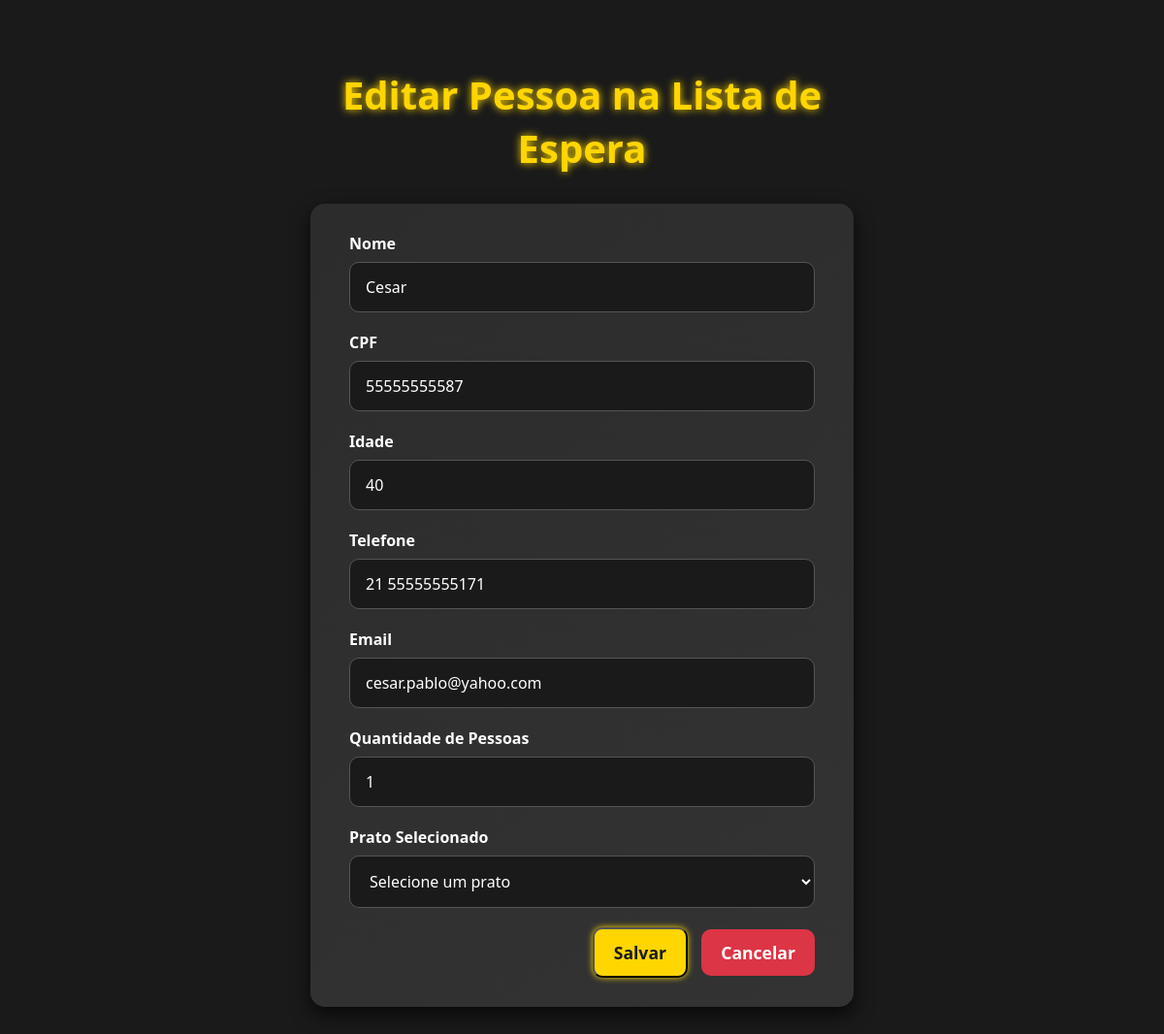
Page /editar/6/ (signed in) on the committed database.
### crud/models.py (models this page shows, shortened)
class Pessoa(models.Model):
    nome = models.CharField(max_length=30)
    idade = models.PositiveIntegerField()
    telefone = models.CharField(max_length=11)
    email = models.EmailField(max_length=80)
    qtd_pessoas = models.PositiveIntegerField()
    cpf = models.CharField(
        max_length=14,
        unique=True,  # ✅ CPF continua único e totalmente integrado ao admin
        blank=True,
        null=True
    )
    prato_selecionado = models.CharField(  # ✅ campo adicionado
        max_length=255,
        blank=True,
        null=True
    )

### crud/views.py (the view, shortened to what this page needs)
# urls.py: path('editar/<int:pessoa_id>/', editar_pessoa, name='editar'),
@login_required(login_url='login')
@never_cache
def editar_pessoa(request, pessoa_id):
    pessoa = Pessoa.objects.get(id=pessoa_id)
    return render(request, 'editar_pessoa.html', {'pessoa': pessoa})

### crud/templates/editar_pessoa.html (shortened to what this page needs)
<!DOCTYPE html>
<html lang="pt-br">
<head>
</head>
<body>
<div class="container">
    <h1>Editar Pessoa na Lista de Espera</h1>
    <form method="POST">
        <label for="nome">Nome</label>
        <input type="text" name="nome" id="nome" value="{{ pessoa.nome }}" required>
        <label for="cpf">CPF</label>
        <input type="text" name="cpf" id="cpf" value="{{ pessoa.cpf }}" required>
        <label for="idade">Idade</label>
        <input type="number" name="idade" id="idade" min="0" value="{{ pessoa.idade }}" required>
        <label for="telefone">Telefone</label>
        <input type="text" name="telefone" id="telefone" value="{{ pessoa.telefone }}" required>
        <label for="email">Email</label>
        <input type="email" name="email" id="email" value="{{ pessoa.email }}" required>
        <label for="qtd_pessoas">Quantidade de Pessoas</label>
        <input type="number" name="qtd_pessoas" id="qtd_pessoas" min="1" value="{{ pessoa.qtd_pessoas }}" required>
        <label for="prato_selecionado">Prato Selecionado</label>
        <select name="prato_selecionado" id="prato_selecionado" required>
            <option value="">Selecione um prato</option>
        </select>
        <div class="form-actions">
            <button type="submit" class="btn btn-primary">Salvar</button>
            <a href="{% url 'lista_espera' %}" class="btn btn-secondary">Cancelar</a>
        </div>
    </form>
</div>
</body>
</html>

### crud/templates/editar_pessoa.html (style rules this page uses)
* { margin: 0; padding: 0; box-sizing: border-box; font-family: 'Segoe UI', Tahoma, Geneva, Verdana, sans-serif; }
body { background: #1a1a1a; color: #ffffff; }
.container { max-width: 600px; margin: 50px auto; padding: 20px; }
h1 { text-align: center; color: #ffd600; font-size: 2.5em; margin-bottom: 30px; text-shadow: 0 0 8px #ffd600; }
form { background: linear-gradient(145deg, #2c2c2c, #333333); padding: 30px 40px; border-radius: 15px; box-shadow: 0 8px 20px rgba(0,0,0,0.7); transition: transform 0.3s ease, box-shadow 0.3s ease; }
label { display: block; margin-bottom: 8px; font-weight: 600; color: #ffffff; }
input, select { width: 100%; padding: 14px 16px; margin-bottom: 20px; border: 1px solid #555555; border-radius: 10px; font-size: 1em; background: #1a1a1a; color: #ffffff; transition: all 0.3s ease; }
.form-actions { text-align: right; }
.btn { display: inline-block; padding: 12px 20px; border-radius: 10px; font-weight: 600; font-size: 1.1em; cursor: pointer; text-decoration: none; text-align: center; transition: all 0.3s ease; margin-left: 10px; }
.btn-primary { background: #ffd600; color: #1a1a1a; box-shadow: 0 0 6px #ffd600, 0 0 12px #ffd600 inset; }
.btn-secondary { background: #dc3545; color: #ffffff; }

### rows in the picture
Pessoa: nome "Cesar", cpf "55555555587", idade "40", telefone "21 55555555171", email "cesar.pablo@yahoo.com", qtd_pessoas "1"
